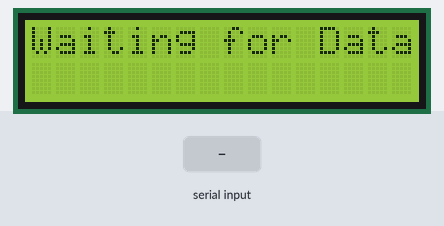
Recording of a sketch running on a simulated Arduino Uno, built with avr-gcc and run on an emulated ATmega328P. On the bench: 16×2 character LCD. Inputs (shaded band) come from the test bench.

Above: at 2.2 s.
2.3 s: "V" received over Serial
At 3.4 s:
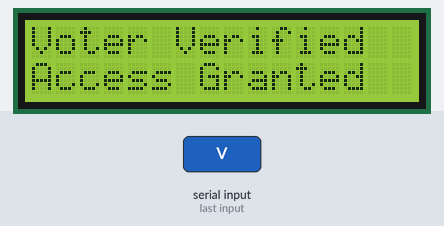
3.8 s: "F" received over Serial
At 4.5 s:
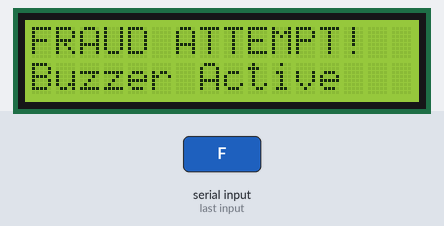
5.3 s: "1" received over Serial
At 6.7 s:
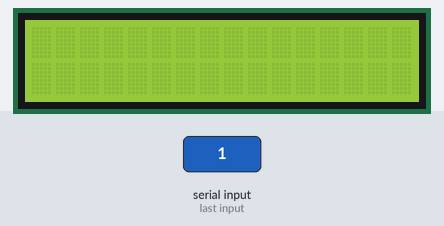
Timing chart, 0 to 8.3 s (numbered marks = the images above; inputs shaded):
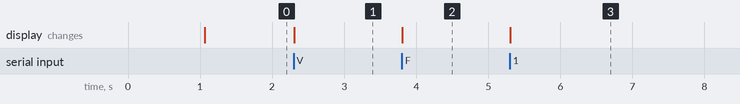

Measured:
- after the input at 2.3 s, the display: changes at once (image 1)
- after the input at 3.8 s, the display: changes at once (image 2)
- after the input at 5.3 s, the display: changes at once (image 3)

The sketch:

sketch.ino
```cpp
#include <LiquidCrystal.h>

LiquidCrystal lcd(12, 11, 5, 4, 3, 2);

void setup() {
  Serial.begin(9600); // Python sobat bolnyasathi port suru kara
  lcd.begin(16, 2);
  lcd.print("System Online");
  delay(1000);
  lcd.clear();
  lcd.print("Waiting for Data");
}

void loop() {
  if (Serial.available() > 0) {
    char data = Serial.read(); // Python kadhun alela character vacha
    lcd.clear();

    if (data == 'V') { // V = Verified
      lcd.print("Voter Verified");
      lcd.setCursor(0, 1);
      lcd.print("Access Granted");
    }
    else if (data == 'F') { // F = Fraud
      lcd.print("FRAUD ATTEMPT!");
      lcd.setCursor(0, 1);
      lcd.print("Buzzer Active");
    }
  }
}
```
